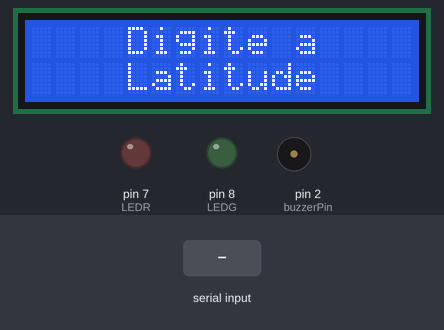
A sketch run on a simulated Arduino Uno, built with avr-gcc and run on an emulated ATmega328P. Shown: 16×2 character LCD, output pins drawn as LEDs (lit = HIGH), buzzer (waves = sounding, pin HIGH). The test bench sets the inputs (shaded band). Random numbers use the default seed unless the sketch sets one; what the sketch prints to the serial monitor is not drawn.

Above: at 6.3 s.
6.4 s: "90,45\n" received over Serial
At 7.5 s:
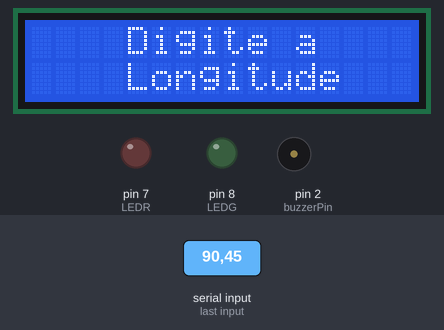
7.9 s: "30,150\n" received over Serial
At 8.5 s:
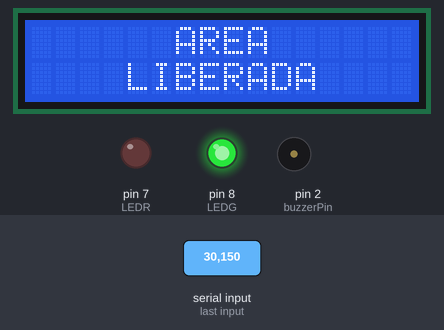
Timing chart, 0 to 16.9 s (numbered marks = the images above; inputs shaded):
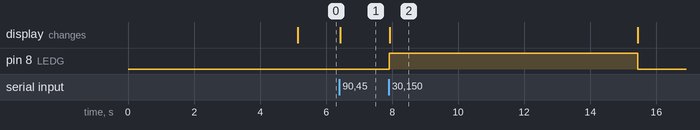

Measured:
- after the input at 6.4 s, the display: changes at once (image 1)
- after the input at 7.9 s, pin 8 (LEDG): LOW → HIGH at once, → LOW 7.5 s later; the display: changes at once (image 2)

The sketch:

sketch.ino
```cpp
#include <LiquidCrystal_I2C.h>

#define LEDR 7
#define LEDG 8
#define buzzerPin 2

String inputString = "";         // String para armazenar a entrada
boolean stringComplete = false;  // Indicador de quando a entrada está completa
int latitude = 0;                // Variável para armazenar a latitude
int longitude = 0;
int aleatorio = 0;
boolean askingForLatitude = true;  // Indicador para saber se estamos perguntando pela latitude

LiquidCrystal_I2C lcd(0x27, 16, 2); // Endereço de acesso: 0x3F ou 0x27

void setup() {
  // Inicialize a comunicação serial para depuração
  Serial.begin(9600);
  randomSeed(analogRead(0));
  pinMode(LEDR, OUTPUT);
  pinMode(LEDG, OUTPUT);
  pinMode(buzzerPin, OUTPUT);
  lcd.init();   // Inicialização do LCD
  lcd.backlight();  // Ligando o backlight do LCD

  // Solicita a latitude inicialmente
  Serial.println("----- Fish Track - Leitura de Áreas de Pesca -----");
  Serial.println("Digite as coordenadas da área de pesca ");

  lcd.clear();
  lcd.setCursor(3, 0);
  lcd.print("Fish Track");
  lcd.setCursor(0, 1);
  lcd.print("Leitura de Areas");

  delay(5000);

  solicitarLatitude();
}

void loop() {
  digitalWrite(LEDG, LOW);
  digitalWrite(LEDR, LOW);
  // Checa se a string está completa
  if (stringComplete) {
    if (askingForLatitude) {
      // Converte a string em um inteiro e armazena na latitude
      latitude = inputString.toInt();

      // Exibe a latitude lida
      Serial.print("Latitude digitada: ");
      Serial.println(latitude);
      Serial.println("");

      // Solicita a longitude ao usuário
      solicitarLongitude();

      // Indica que a próxima entrada será a longitude
      askingForLatitude = false;
    } else {
      // Converte a string em um inteiro e armazena na longitude
      longitude = inputString.toInt();

      // Exibe a longitude lida
      Serial.print("Longitude digitada: ");
      Serial.println(longitude);

      // Mostra se a área está liberada ou bloqueada
      aleatorio = random(0, 2);
      if (aleatorio == 0) {
        digitalWrite(LEDG, HIGH);
        digitalWrite(LEDR, LOW);

        lcd.clear();
        lcd.setCursor(6, 0);
        lcd.print("AREA");
        lcd.setCursor(4, 1);
        lcd.print("LIBERADA");
        Serial.println("ÁREA LIBERADA");
      } else {
        digitalWrite(LEDG, LOW);
        digitalWrite(LEDR, HIGH);

        lcd.clear();
        lcd.setCursor(6, 0);
        lcd.print("AREA");
        lcd.setCursor(4, 1);
        lcd.print("PROIBIDA");
        Serial.println("ÁREA PROIBIDA");
        tone(buzzerPin, 2000, 7500);
      }

      // Pausa para que o usuário veja o resultado
      delay(7500);

      // Solicita a latitude novamente para nova entrada
      solicitarLatitude();

      // Indica que a próxima entrada será a latitude
      askingForLatitude = true;
    }

    // Limpa a string e redefine o indicador
    inputString = "";
    stringComplete = false;
  }
}

void solicitarLatitude() {
  Serial.println("");
  Serial.println("Digite a latitude e pressione Enter:");
  lcd.clear();
  lcd.setCursor(4, 0);
  lcd.print("Digite a");
  lcd.setCursor(4, 1);
  lcd.print("Latitude");
}

void solicitarLongitude() {
  Serial.println("Digite a longitude e pressione Enter:");
  lcd.clear();
  lcd.setCursor(4, 0);
  lcd.print("Digite a");
  lcd.setCursor(4, 1);
  lcd.print("Longitude");
}

// Esta função é chamada sempre que novos dados chegam na porta serial
void serialEvent() {
  while (Serial.available()) {
    // Obtenha o byte que chega
    char inChar = (char)Serial.read();

    // Adiciona o caractere à string de entrada
    inputString += inChar;

    // Verifica se a entrada está completa (Enter pressionado)
    if (inChar == '\n') {
      stringComplete = true;
    }
  }
}
```
